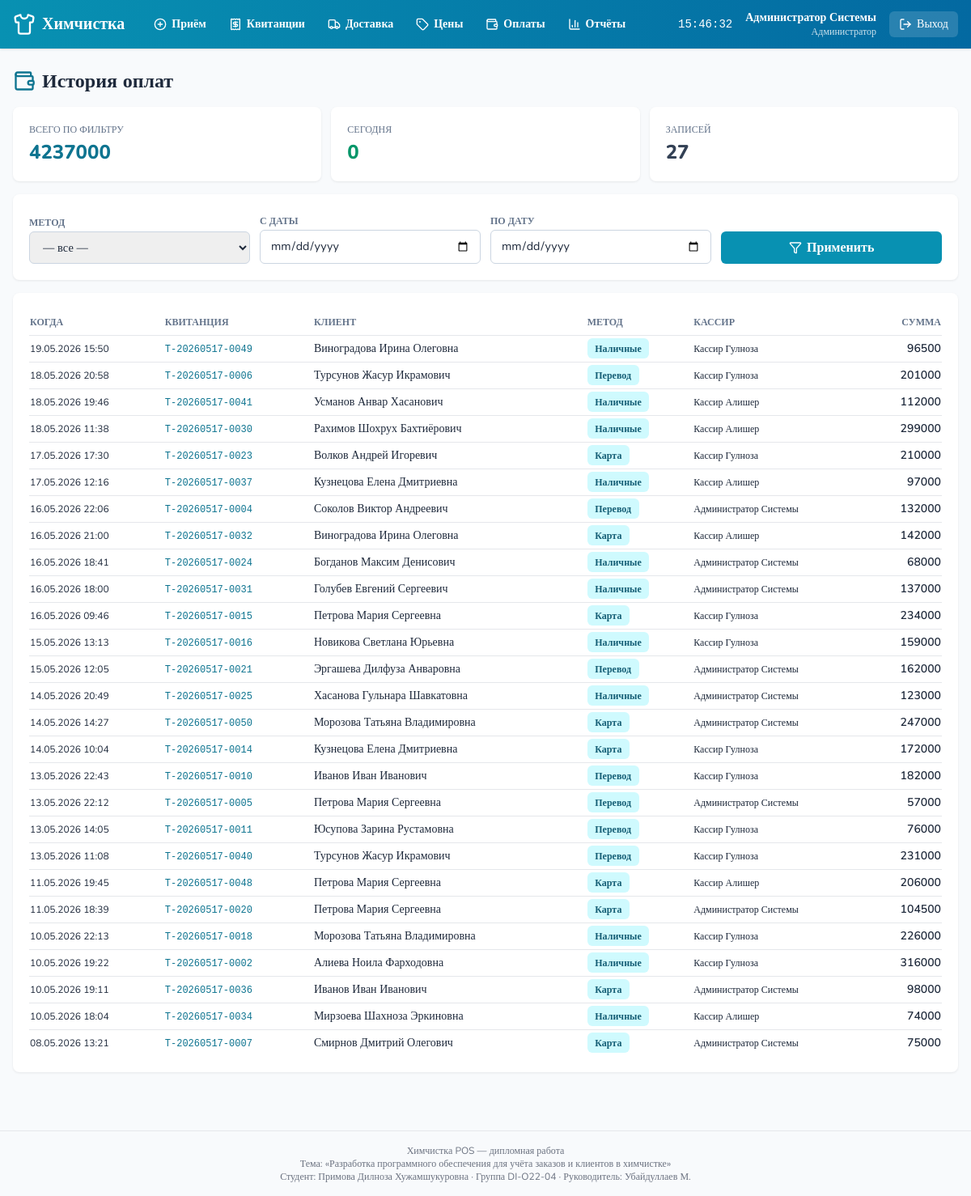
The page /payments/ (signed in) on the database its author committed.
### accounts/models.py (models this page shows, shortened)
class User(AbstractUser):
    ROLE_CHOICES = [
        ('admin', 'Администратор'),
        ('cashier', 'Кассир'),
        ('operator', 'Оператор'),
        ('driver', 'Водитель'),
    ]
    role = models.CharField('Роль', max_length=20, choices=ROLE_CHOICES, default='cashier')
    phone = models.CharField('Телефон', max_length=32, blank=True)
    full_name = models.CharField('ФИО', max_length=160, blank=True)
    class Meta:
        verbose_name = 'Пользователь'
        verbose_name_plural = 'Пользователи'
    def display_name(self):
        return self.full_name or self.get_full_name() or self.username

### payments/models.py (models this page shows, shortened)
class Payment(models.Model):
    METHOD_CHOICES = [
        ('cash', 'Наличные'),
        ('card', 'Карта'),
        ('transfer', 'Перевод'),
    ]
    ticket = models.ForeignKey('intake.IntakeTicket', on_delete=models.CASCADE, related_name='payments', verbose_name='Квитанция')
    amount = models.DecimalField('Сумма', max_digits=12, decimal_places=2)
    method = models.CharField('Метод', max_length=12, choices=METHOD_CHOICES, default='cash')
    paid_at = models.DateTimeField('Оплачено', default=timezone.now)
    cashier = models.ForeignKey(settings.AUTH_USER_MODEL, on_delete=models.PROTECT, verbose_name='Кассир')
    note = models.CharField('Заметка', max_length=200, blank=True)
    class Meta:
        verbose_name = 'Оплата'
        verbose_name_plural = 'Оплаты'
        ordering = ['-paid_at']

### intake/models.py (models this page shows, shortened)
class IntakeTicket(models.Model):
    ticket_number = models.CharField('Номер квитанции', max_length=24, unique=True, db_index=True)
    customer = models.ForeignKey(Customer, on_delete=models.PROTECT, related_name='tickets', verbose_name='Клиент')
    cashier = models.ForeignKey(settings.AUTH_USER_MODEL, on_delete=models.PROTECT, related_name='tickets_taken', verbose_name='Кассир')
    status = models.CharField('Статус', max_length=20, choices=STATUS_CHOICES, default='received', db_index=True)
    received_at = models.DateTimeField('Принято', default=timezone.now)
    ready_by = models.DateTimeField('Готово к (план)', null=True, blank=True)
    ready_at = models.DateTimeField('Готово (факт)', null=True, blank=True)
    delivered_at = models.DateTimeField('Выдано', null=True, blank=True)
    pickup_method = models.CharField('Способ получения', max_length=12, choices=PICKUP_CHOICES, default='in_store')
    delivery_address = models.CharField('Адрес доставки', max_length=255, blank=True)
    notes = models.TextField('Заметки', blank=True)
    subtotal = models.DecimalField('Сумма', max_digits=12, decimal_places=2, default=Decimal('0'))
    discount = models.DecimalField('Скидка', max_digits=12, decimal_places=2, default=Decimal('0'))
    total = models.DecimalField('Итого', max_digits=12, decimal_places=2, default=Decimal('0'))
    amount_paid = models.DecimalField('Оплачено', max_digits=12, decimal_places=2, default=Decimal('0'))
    qr_image = models.ImageField('QR код', upload_to='qr/', blank=True, null=True)
    class Meta:
        verbose_name = 'Квитанция'
        verbose_name_plural = 'Квитанции'
        ordering = ['-received_at']

### customers/models.py (models this page shows, shortened)
class Customer(models.Model):
    phone = models.CharField('Телефон', max_length=32, unique=True, db_index=True)
    full_name = models.CharField('ФИО', max_length=160)
    address = models.CharField('Адрес', max_length=255, blank=True)
    notes = models.TextField('Заметки', blank=True)
    created_at = models.DateTimeField('Создан', auto_now_add=True)
    total_spent = models.DecimalField('Сумма покупок', max_digits=12, decimal_places=2, default=Decimal('0'))
    class Meta:
        verbose_name = 'Клиент'
        verbose_name_plural = 'Клиенты'
        ordering = ['-created_at']

### payments/views.py (the view)
# urls.py: path('', views.payment_list, name='list'),
@login_required
def payment_list(request):
    qs = Payment.objects.select_related('ticket__customer', 'cashier').all()
    method = request.GET.get('method', '').strip()
    date_from = request.GET.get('date_from', '').strip()
    date_to = request.GET.get('date_to', '').strip()
    if method:
        qs = qs.filter(method=method)
    if date_from:
        qs = qs.filter(paid_at__date__gte=date_from)
    if date_to:
        qs = qs.filter(paid_at__date__lte=date_to)
    payments = list(qs[:300])
    totals = qs.aggregate(s=Sum('amount'))
    today = timezone.localdate()
    today_total = Payment.objects.filter(paid_at__date=today).aggregate(s=Sum('amount'))['s'] or Decimal('0')
    return render(request, 'payments/list.html', {
        'payments': payments,
        'total': totals['s'] or Decimal('0'),
        'today_total': today_total,
        'method_choices': Payment.METHOD_CHOICES,
        'filters': {'method': method, 'date_from': date_from, 'date_to': date_to},
    })

### core/context_processors.py (called while the page is built)
def bmi_metadata(request):
    return {
        'BMI_TOPIC': 'Разработка программного обеспечения для учёта заказов и клиентов в химчистке',
        'BMI_STUDENT': 'Примова Дилноза Хужамшукуровна',
        'BMI_GROUP': 'DI-O22-04',
        'BMI_SUPERVISOR': 'Убайдуллаев М.',
        'APP_NAME': 'Химчистка POS',
    }

### templates/payments/list.html (shortened to what this page needs)
{% extends 'base.html' %}
{% block content %}
<div class="flex items-center justify-between mb-4">
  <h1 class="text-2xl font-extrabold flex items-center gap-2"><i data-lucide="wallet" class="w-7 h-7 text-cyan-700"></i> История оплат</h1>
</div>
<div class="grid grid-cols-1 md:grid-cols-3 gap-3 mb-4">
  <div class="card"><div class="text-xs uppercase text-slate-500">Всего по фильтру</div><div class="text-2xl font-extrabold text-cyan-700 mt-1">{{ total|floatformat:0 }}</div></div>
  <div class="card"><div class="text-xs uppercase text-slate-500">Сегодня</div><div class="text-2xl font-extrabold text-emerald-600 mt-1">{{ today_total|floatformat:0 }}</div></div>
  <div class="card"><div class="text-xs uppercase text-slate-500">Записей</div><div class="text-2xl font-extrabold text-slate-700 mt-1">{{ payments|length }}</div></div>
</div>
<form class="card mb-4" method="get">
  <div class="grid grid-cols-1 md:grid-cols-4 gap-3 items-end">
    <div>
      <label class="text-xs font-semibold uppercase text-slate-500">Метод</label>
      <select class="input" name="method">
        <option value="">— все —</option>
      </select>
    </div>
    <div><label class="text-xs font-semibold uppercase text-slate-500">С даты</label><input class="input" type="date" name="date_from" value="{{ filters.date_from }}"></div>
    <div><label class="text-xs font-semibold uppercase text-slate-500">По дату</label><input class="input" type="date" name="date_to" value="{{ filters.date_to }}"></div>
    <div><button class="btn btn-primary w-full justify-center"><i data-lucide="filter" class="w-4 h-4"></i> Применить</button></div>
  </div>
</form>
<div class="card">
  <table class="w-full text-sm">
    <thead><tr class="text-left text-xs uppercase text-slate-500 border-b">
      <th class="py-2">Когда</th><th>Квитанция</th><th>Клиент</th><th>Метод</th><th>Кассир</th><th class="text-right">Сумма</th>
    </tr></thead>
    <tbody>
      {% for p in payments %}
      <tr class="border-b last:border-0 hover:bg-slate-50">
        <td class="py-2 text-xs">{{ p.paid_at|date:"d.m.Y H:i" }}</td>
        <td><a class="text-cyan-700 font-mono text-xs hover:underline" href="{% url 'tickets:detail' p.ticket.pk %}">{{ p.ticket.ticket_number }}</a></td>
        <td>{{ p.ticket.customer.full_name }}</td>
        <td><span class="chip bg-cyan-100 text-cyan-800">{{ p.get_method_display }}</span></td>
        <td class="text-xs">{{ p.cashier.display_name }}</td>
        <td class="text-right font-semibold">{{ p.amount|floatformat:0 }}</td>
      </tr>
      {% empty %}
      <tr><td colspan="6" class="py-6 text-center text-slate-400">Нет оплат</td></tr>
      {% endfor %}
    </tbody>
  </table>
</div>
{% endblock %}

### templates/components/topbar.html
{% load static %}
<header class="bg-gradient-to-r from-cyan-600 to-sky-700 text-white shadow no-print">
  <div class="max-w-7xl mx-auto px-4 py-3 flex items-center gap-6">
    <a href="{% url 'pos:dashboard' %}" class="flex items-center gap-2 font-extrabold text-xl">
      <i data-lucide="shirt" class="w-7 h-7"></i>
      <span>Химчистка</span>
    </a>
    <nav class="flex items-center gap-1 flex-1 text-sm font-semibold">
      <a href="{% url 'intake:new' %}" class="px-3 py-2 rounded-md hover:bg-white/15 flex items-center gap-1.5">
        <i data-lucide="plus-circle" class="w-4 h-4"></i> Приём
      </a>
      <a href="{% url 'tickets:list' %}" class="px-3 py-2 rounded-md hover:bg-white/15 flex items-center gap-1.5">
        <i data-lucide="receipt" class="w-4 h-4"></i> Квитанции
      </a>
      <a href="{% url 'delivery:list' %}" class="px-3 py-2 rounded-md hover:bg-white/15 flex items-center gap-1.5">
        <i data-lucide="truck" class="w-4 h-4"></i> Доставка
      </a>
      <a href="{% url 'pricing:matrix' %}" class="px-3 py-2 rounded-md hover:bg-white/15 flex items-center gap-1.5">
        <i data-lucide="tag" class="w-4 h-4"></i> Цены
      </a>
      <a href="{% url 'payments:list' %}" class="px-3 py-2 rounded-md hover:bg-white/15 flex items-center gap-1.5">
        <i data-lucide="wallet" class="w-4 h-4"></i> Оплаты
      </a>
      <a href="{% url 'reports:daily' %}" class="px-3 py-2 rounded-md hover:bg-white/15 flex items-center gap-1.5">
        <i data-lucide="bar-chart-3" class="w-4 h-4"></i> Отчёты
      </a>
    </nav>
    <div class="flex items-center gap-4 text-sm">
      <span id="clock" class="font-mono"></span>
      <div class="text-right leading-tight">
        <div class="font-bold">{{ user.display_name }}</div>
        <div class="text-xs opacity-80">{{ user.get_role_display }}</div>
      </div>
      <form action="{% url 'logout' %}" method="post">{% csrf_token %}
        <button type="submit" class="bg-white/15 hover:bg-white/25 px-3 py-1.5 rounded-md text-sm flex items-center gap-1.5">
          <i data-lucide="log-out" class="w-4 h-4"></i> Выход
        </button>
      </form>
    </div>
  </div>
</header>

### templates/base.html (style rules this page uses)
body { font-family: 'Nunito', system-ui, sans-serif; }
.chip { display:inline-flex; align-items:center; padding:.15rem .6rem; border-radius:.375rem; font-weight:600; font-size:.75rem; }
.btn { display:inline-flex; align-items:center; gap:.4rem; padding:.5rem .9rem; border-radius:.375rem; font-weight:700; transition:all .15s; }
.btn-primary { background:#0891b2; color:white; }
.card { background:white; border-radius:.5rem; box-shadow:0 1px 3px rgba(0,0,0,.08); padding:1.25rem; }
.input { width:100%; padding:.5rem .75rem; border:1px solid #cbd5e1; border-radius:.375rem; font-size:.9rem; }

### rows shown on the page
User: display_name "Администратор Системы", role "Администратор"
Payment: paid_at "19.05.2026 15:50", ticket.ticket_number "T-20260517-0049", ticket.customer.full_name "Виноградова Ирина Олеговна", method "Наличные", cashier.display_name "Кассир Гулноза", amount "96500"
Payment: paid_at "18.05.2026 20:58", ticket.ticket_number "T-20260517-0006", ticket.customer.full_name "Турсунов Жасур Икрамович", method "Перевод", cashier.display_name "Кассир Гулноза", amount "201000"
Payment: paid_at "18.05.2026 19:46", ticket.ticket_number "T-20260517-0041", ticket.customer.full_name "Усманов Анвар Хасанович", method "Наличные", cashier.display_name "Кассир Алишер", amount "112000"
Payment: paid_at "18.05.2026 11:38", ticket.ticket_number "T-20260517-0030", ticket.customer.full_name "Рахимов Шохрух Бахтиёрович", method "Наличные", cashier.display_name "Кассир Алишер", amount "299000"
Payment: paid_at "17.05.2026 17:30", ticket.ticket_number "T-20260517-0023", ticket.customer.full_name "Волков Андрей Игоревич", method "Карта", cashier.display_name "Кассир Гулноза", amount "210000"
Payment: paid_at "17.05.2026 12:16", ticket.ticket_number "T-20260517-0037", ticket.customer.full_name "Кузнецова Елена Дмитриевна", method "Наличные", cashier.display_name "Кассир Алишер", amount "97000"
Payment: paid_at "16.05.2026 22:06", ticket.ticket_number "T-20260517-0004", ticket.customer.full_name "Соколов Виктор Андреевич", method "Перевод", cashier.display_name "Администратор Системы", amount "132000"
Payment: paid_at "16.05.2026 21:00", ticket.ticket_number "T-20260517-0032", ticket.customer.full_name "Виноградова Ирина Олеговна", method "Карта", cashier.display_name "Кассир Алишер", amount "142000"
Payment: paid_at "16.05.2026 18:41", ticket.ticket_number "T-20260517-0024", ticket.customer.full_name "Богданов Максим Денисович", method "Наличные", cashier.display_name "Администратор Системы", amount "68000"
Payment: paid_at "16.05.2026 18:00", ticket.ticket_number "T-20260517-0031", ticket.customer.full_name "Голубев Евгений Сергеевич", method "Наличные", cashier.display_name "Администратор Системы", amount "137000"
Payment: paid_at "16.05.2026 09:46", ticket.ticket_number "T-20260517-0015", ticket.customer.full_name "Петрова Мария Сергеевна", method "Карта", cashier.display_name "Кассир Гулноза", amount "234000"
Payment: paid_at "15.05.2026 13:13", ticket.ticket_number "T-20260517-0016", ticket.customer.full_name "Новикова Светлана Юрьевна", method "Наличные", cashier.display_name "Кассир Гулноза", amount "159000"
Payment: paid_at "15.05.2026 12:05", ticket.ticket_number "T-20260517-0021", ticket.customer.full_name "Эргашева Дилфуза Анваровна", method "Перевод", cashier.display_name "Администратор Системы", amount "162000"
Payment: paid_at "14.05.2026 20:49", ticket.ticket_number "T-20260517-0025", ticket.customer.full_name "Хасанова Гульнара Шавкатовна", method "Наличные", cashier.display_name "Администратор Системы", amount "123000"
Payment: paid_at "14.05.2026 14:27", ticket.ticket_number "T-20260517-0050", ticket.customer.full_name "Морозова Татьяна Владимировна", method "Карта", cashier.display_name "Администратор Системы", amount "247000"
Payment: paid_at "14.05.2026 10:04", ticket.ticket_number "T-20260517-0014", ticket.customer.full_name "Кузнецова Елена Дмитриевна", method "Карта", cashier.display_name "Кассир Гулноза", amount "172000"
Payment: paid_at "13.05.2026 22:43", ticket.ticket_number "T-20260517-0010", ticket.customer.full_name "Иванов Иван Иванович", method "Перевод", cashier.display_name "Кассир Гулноза", amount "182000"
Payment: paid_at "13.05.2026 22:12", ticket.ticket_number "T-20260517-0005", ticket.customer.full_name "Петрова Мария Сергеевна", method "Перевод", cashier.display_name "Администратор Системы", amount "57000"
Payment: paid_at "13.05.2026 14:05", ticket.ticket_number "T-20260517-0011", ticket.customer.full_name "Юсупова Зарина Рустамовна", method "Перевод", cashier.display_name "Кассир Гулноза", amount "76000"
Payment: paid_at "13.05.2026 11:08", ticket.ticket_number "T-20260517-0040", ticket.customer.full_name "Турсунов Жасур Икрамович", method "Перевод", cashier.display_name "Кассир Гулноза", amount "231000"
Payment: paid_at "11.05.2026 19:45", ticket.ticket_number "T-20260517-0048", ticket.customer.full_name "Петрова Мария Сергеевна", method "Карта", cashier.display_name "Кассир Алишер", amount "206000"
Payment: paid_at "11.05.2026 18:39", ticket.ticket_number "T-20260517-0020", ticket.customer.full_name "Петрова Мария Сергеевна", method "Карта", cashier.display_name "Администратор Системы", amount "104500"
Payment: paid_at "10.05.2026 22:13", ticket.ticket_number "T-20260517-0018", ticket.customer.full_name "Морозова Татьяна Владимировна", method "Наличные", cashier.display_name "Кассир Гулноза", amount "226000"
Payment: paid_at "10.05.2026 19:22", ticket.ticket_number "T-20260517-0002", ticket.customer.full_name "Алиева Ноила Фарходовна", method "Наличные", cashier.display_name "Кассир Гулноза", amount "316000"
Payment: paid_at "10.05.2026 19:11", ticket.ticket_number "T-20260517-0036", ticket.customer.full_name "Иванов Иван Иванович", method "Карта", cashier.display_name "Администратор Системы", amount "98000"
Payment: paid_at "10.05.2026 18:04", ticket.ticket_number "T-20260517-0034", ticket.customer.full_name "Мирзоева Шахноза Эркиновна", method "Наличные", cashier.display_name "Кассир Алишер", amount "74000"
Payment: paid_at "08.05.2026 13:21", ticket.ticket_number "T-20260517-0007", ticket.customer.full_name "Смирнов Дмитрий Олегович", method "Карта", cashier.display_name "Администратор Системы", amount "75000"

### other values the page prints
{{ total|floatformat:0 }} "4237000"
{{ today_total|floatformat:0 }} "0"
{{ payments|length }} "27"
{{ BMI_TOPIC }} "Разработка программного обеспечения для учёта заказов и клиентов в химчистке"
{{ BMI_STUDENT }} "Примова Дилноза Хужамшукуровна"
{{ BMI_GROUP }} "DI-O22-04"
{{ BMI_SUPERVISOR }} "Убайдуллаев М."
